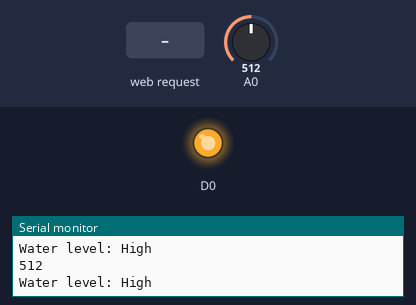
Simulated run of this sketch. Board: ESP8266 (NodeMCU). Shown: output pins drawn as LEDs (lit = HIGH), the last lines printed to the serial monitor. Inputs (shaded band) come from the test bench; at power-on: A0 = 512. WiFi joins after 1.5 s; servers stay silent unless stated.

Above: at 2.7 s.
2.8 s: HTTP request GET /LED=ON received
At 4.7 s:
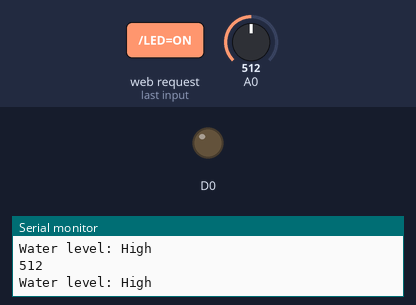
5.0 s: A0 set to 177
6.5 s: A0 set to 146
9.0 s: HTTP request GET /LED=OFF received
At 9.9 s:
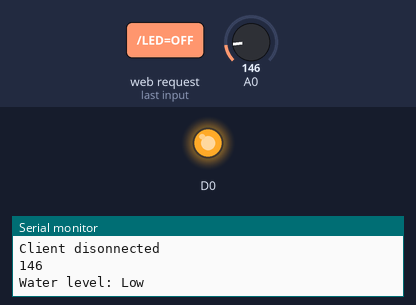
Timing chart, 0 to 12.0 s (numbered marks = the images above; inputs shaded):
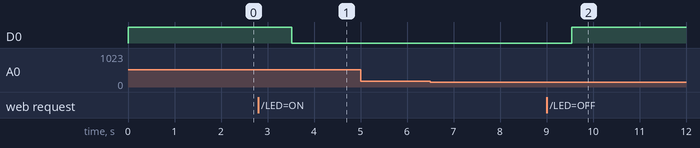

The sketch:

on_off_motor_using_webserver.ino
```cpp
#include <ESP8266WiFi.h>

const char* ssid = "mitesh";
const char* password = "12345678";

String s,x;
int value;

int i=1;
int k=1;

int m=1;
int n=1;


// Create an instance of the server
// specify the port to listen on as an argument
WiFiServer server(80);

void setup() {
  Serial.begin(9600);
  delay(10);

  pinMode(D0, OUTPUT);
  digitalWrite(D0, HIGH);


  // Connect to WiFi network
  Serial.println();
  Serial.println();
  Serial.print("Connecting to ");
  Serial.println(ssid);

  WiFi.begin(ssid, password);

  while (WiFi.status() != WL_CONNECTED) {
    delay(500);
    Serial.print(".");
  }
  Serial.println("");
  Serial.println("WiFi connected");

  // Start the server
  server.begin();
  Serial.println("Server started");

  // Print the IP address
  Serial.println(WiFi.localIP());
}

void loop() {

value = analogRead(A0); //Read data from analog pin and store it to value variable
  Serial.println(value);
  if (value<=160){
    Serial.println("Water level: Low");
    if(i==1)
    {
    x="Low";

    }
  }
 // else if (value>160 && value<=290){
    //Serial.println("Water level: Medium");
   // x="Medium";
   // delay(1000);
    //}
  else if (value>160){
    Serial.println("Water level: High");

   if(k==1)
   {
    x="HIGH";
   }

  }
  delay(1000);
  // Check if a client has connected
  WiFiClient client = server.available();
  if (!client) {
    return;
  }

  // Wait until the client sends some data
  Serial.println("new client");
  while(!client.available()){
    delay(1);

  }

  // Read the first line of the request
  String req = client.readStringUntil('\r');
  Serial.println(req);
  client.flush();

  int a = LOW;
  if (req .indexOf("/LED=OFF") != -1)  {
    if(n==1)
    {
    digitalWrite(D0, HIGH);
    x=" ";
   k++;
   n++;
    }
  }
  if (req.indexOf("/LED=ON") != -1)
  {
    if(m==1)
    {
    digitalWrite(D0, LOW);
    x=" ";
    i++;
    m++;
    }
  }

  // Prepare the response
   s = "HTTP/1.1 200 OK\r\nContent-Type: text/html\r\n\r\n<!DOCTYPE html><html><head></head><body><table border= 1px; bordercolor=\"/white\"; style=\"/width: 100%; background-color: Cyan; color: blue;\" ><tr style=\"/text-align: center\"><td ><h1 >Water level sensor </h1><font size=\"/5\"> <strong>water level :</strong>";
   s= s+ String(x);
   s= s+ "<br><br>";
   s= s+("<a href=\"/LED=ON\"\"><button>Turn On </button></a>");
   s= s+("<a href=\"/LED=OFF\"\"><button>Turn Off </button></a><br />");
   s= s+ "<br /> <br></font><div style=\"/float: center; margin-left: 120px\"><img src=\"/https://lh6.ggpht.com/AyI5C0xP9_Gpoic98l5W0zCpTM5t37KMh9Q8wUwlIiUMl4relilVQhpqsosFMRACu9g=w300\" width=\"/180\" height=\"/180\"></div></td><br/></td></tr></table></body><br/></td></tr></table></body>";

// s = s + "<head><meta http-equiv='refresh' content='5'></head>";  //for auto refresh


  // Send the response to the client
  client.print(s);
  delay(1);
  Serial.println("Client disonnected");

  // The client will actually be disconnected
  // when the function returns and 'client' object is detroyed
}
```

Measured:
- after the input at 2.8 s, D0: HIGH → LOW after 0.72 s
- after the input at 9.0 s, D0: LOW → HIGH after 0.54 s
